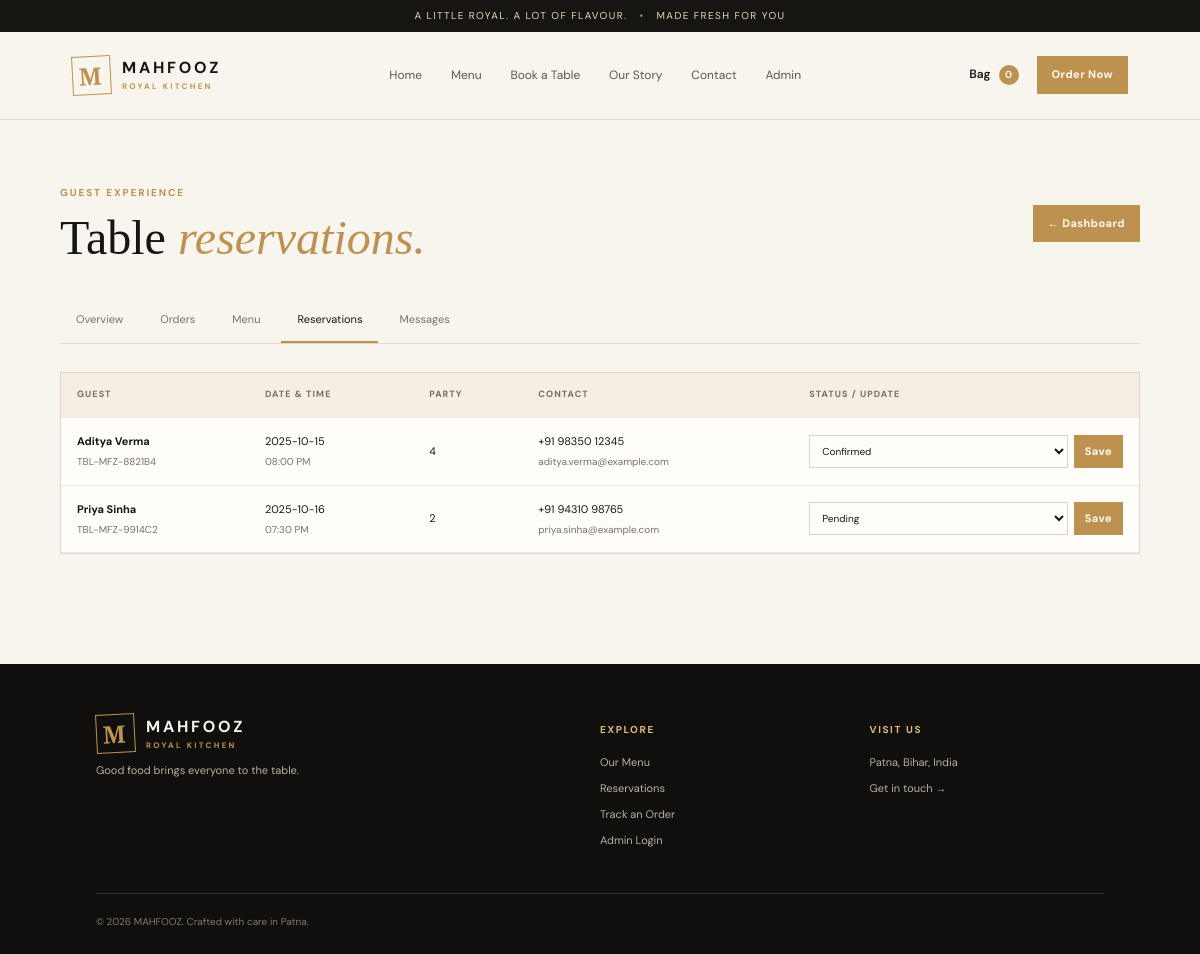
The page /admin/reservations (signed in) on the database its author committed.
### models/__init__.py (models this page shows)
class TableReservation(db.Model):
    __tablename__ = 'table_reservations'
    id = db.Column(db.Integer, primary_key=True)
    reservation_code = db.Column(db.String(50), unique=True, nullable=False)
    guest_name = db.Column(db.String(120), nullable=False)
    guest_phone = db.Column(db.String(20), nullable=False)
    guest_email = db.Column(db.String(120))
    reservation_date = db.Column(db.String(30), nullable=False)
    reservation_time = db.Column(db.String(30), nullable=False)
    guest_count = db.Column(db.Integer, nullable=False, default=2)
    seating_preference = db.Column(db.String(80))
    special_requests = db.Column(db.Text)
    status = db.Column(db.String(30), default='Pending')
    created_at = db.Column(db.DateTime, default=datetime.utcnow)

### app.py (the view)
@app.get('/admin/reservations')
@admin_required
def admin_reservations(): return render_template('admin/reservations.html', reservations=TableReservation.query.order_by(TableReservation.created_at.desc()).all())

### app.py (called while the page is built)
@app.before_request
def normalize_path():
    path = request.path
    if len(path) > 1 and path.endswith('/'):
        return redirect(path.rstrip('/') + (('?' + request.query_string.decode()) if request.query_string else ''), code=308)
    lowered = path.lower()
    aliases = {'/login': '/admin/login', '/admin.html': '/admin', '/dashboard': '/admin', '/admin/index': '/admin', '/admin/login.html': '/admin/login'}
    if lowered in aliases:
        return redirect(aliases[lowered], code=301)
    if lowered != path and lowered.startswith('/admin'):
        return redirect(lowered, code=301)

@app.context_processor
def inject_globals():
    return {'restaurant_name': 'MAHFOOZ', 'restaurant_address': app.config.get('RESTAURANT_ADDRESS'),
            'restaurant_phone': app.config.get('RESTAURANT_PHONE'), 'current_year': datetime.now().year}

def admin_required(fn):
    @wraps(fn)
    def wrapper(*args, **kwargs):
        if not session.get('admin_id'):
            flash('Please log in to access the dashboard.', 'warning')
            return redirect(url_for('admin_login', next=request.path))
        return fn(*args, **kwargs)
    return wrapper

### templates/admin/reservations.html
{% extends 'base.html' %}{% block title %}Reservations | MAHFOOZ{% endblock %}{% block content %}<section class="admin-page"><div class="admin-head"><div><p class="eyebrow">GUEST EXPERIENCE</p><h1>Table <em>reservations.</em></h1></div><a class="btn btn-small" href="{{ url_for('admin_dashboard') }}">← Dashboard</a></div><div class="admin-nav"><a href="{{ url_for('admin_dashboard') }}">Overview</a><a href="{{ url_for('admin_orders') }}">Orders</a><a href="{{ url_for('admin_menu') }}">Menu</a><a class="active" href="{{ url_for('admin_reservations') }}">Reservations</a><a href="{{ url_for('admin_messages') }}">Messages</a></div><div class="admin-panel table-panel"><div class="table-scroll"><table><thead><tr><th>Guest</th><th>Date & time</th><th>Party</th><th>Contact</th><th>Status / update</th></tr></thead><tbody>{% for r in reservations %}<tr><td><strong>{{ r.guest_name }}</strong><small>{{ r.reservation_code }}</small></td><td>{{ r.reservation_date }}<small>{{ r.reservation_time }}</small></td><td>{{ r.guest_count }}</td><td>{{ r.guest_phone }}<small>{{ r.guest_email or '' }}</small></td><td><form class="inline-form" method="post" action="{{ url_for('admin_reservation_status',reservation_id=r.id) }}"><select name="status">{% for s in ['Pending','Confirmed','Cancelled','Completed'] %}<option {% if r.status==s %}selected{% endif %}>{{ s }}</option>{% endfor %}</select><button class="btn btn-small">Save</button></form></td></tr>{% else %}<tr><td colspan="5">No reservation requests yet.</td></tr>{% endfor %}</tbody></table></div></div></section>{% endblock %}

### static/css/style.css (style rules this page uses)
:root { --ink:#171512;--paper:#f8f5ef;--cream:#eee8dc;--gold:#bd9251;--gold2:#e0bd7d;--muted:#777168;--line:#ded7ca;--white:#fff;--green:#397451;--red:#a33c32;--serif:'Playfair Display',Georgia,serif;--sans:'DM Sans',Arial,sans-serif }
* { box-sizing:border-box }
html { scroll-behavior:smooth }
body { margin:0;background:var(--paper);color:var(--ink);font-family:var(--sans);line-height:1.55 }
a { color:inherit;text-decoration:none }
button,input,textarea,select { font:inherit }
button,a { touch-action:manipulation }
.btn { border:1px solid var(--gold);background:var(--gold);color:#fffaf2;display:inline-flex;justify-content:center;align-items:center;gap:18px;padding:14px 21px;font-size:12px;font-weight:700;letter-spacing:.04em;cursor:pointer;transition:transform .2s,background .2s;min-height:46px }
.btn-small { min-height:36px;padding:9px 14px;font-size:11px }
.eyebrow,.section-label { font-size:10px;letter-spacing:.19em;font-weight:700;color:var(--gold);text-transform:uppercase }
.hero h1 em,.section h2 em,.page-hero h1 em,.confirmation h1 em,.admin-head h1 em,.form-aside h2 em { color:var(--gold);font-weight:500 }
input,textarea,select { width:100%;padding:12px 13px;background:#fffdf9;border:1px solid #dcd3c5;border-radius:0;color:var(--ink);outline:none;font-size:12px }
.admin-page { padding:55px clamp(20px,5vw,70px) 90px;min-height:65vh }
.admin-head { display:flex;justify-content:space-between;align-items:center;gap:20px;margin-bottom:25px }
.admin-head h1 { font:500 clamp(32px,4vw,48px) var(--serif);margin:8px 0 }
.admin-nav { display:flex;gap:5px;border-bottom:1px solid var(--line);margin-bottom:28px;overflow-x:auto }
.admin-nav a { padding:13px 16px;font-size:11px;color:var(--muted);white-space:nowrap;border-bottom:2px solid transparent }
.admin-nav a.active,.admin-nav a:hover { border-color:var(--gold);color:var(--ink) }
.admin-panel { background:#fffdf9;border:1px solid var(--line);padding:22px;margin-bottom:20px }
.table-panel { padding:0 }
.table-scroll { overflow:auto }
table { width:100%;border-collapse:collapse;min-width:760px }
th,td { text-align:left;padding:15px 16px;border-bottom:1px solid #eee7dc;font-size:11px;vertical-align:middle }
th { background:#f4eee4;color:#796d5c;font-size:9px;letter-spacing:.12em;text-transform:uppercase }
td strong,td small { display:block }
td small { font-size:10px;color:var(--muted);margin-top:4px }
.inline-form,.action-group { display:flex;align-items:center;gap:6px }
.inline-form select { min-width:120px;padding:8px;font-size:10px }
.inline-form .btn { min-height:32px;padding:7px 10px }

### rows shown on the page
TableReservation: guest_name "Aditya Verma", reservation_code "TBL-MFZ-8821B4", reservation_date "2025-10-15", reservation_time "08:00 PM", guest_count "4", guest_phone "+91 98350 12345", guest_email "aditya.verma@example.com", status "Confirmed"
TableReservation: guest_name "Priya Sinha", reservation_code "TBL-MFZ-9914C2", reservation_date "2025-10-16", reservation_time "07:30 PM", guest_count "2", guest_phone "+91 94310 98765", guest_email "priya.sinha@example.com", status "Pending"

### other values the page prints
{{ restaurant_address }} "Patna, Bihar, India"
